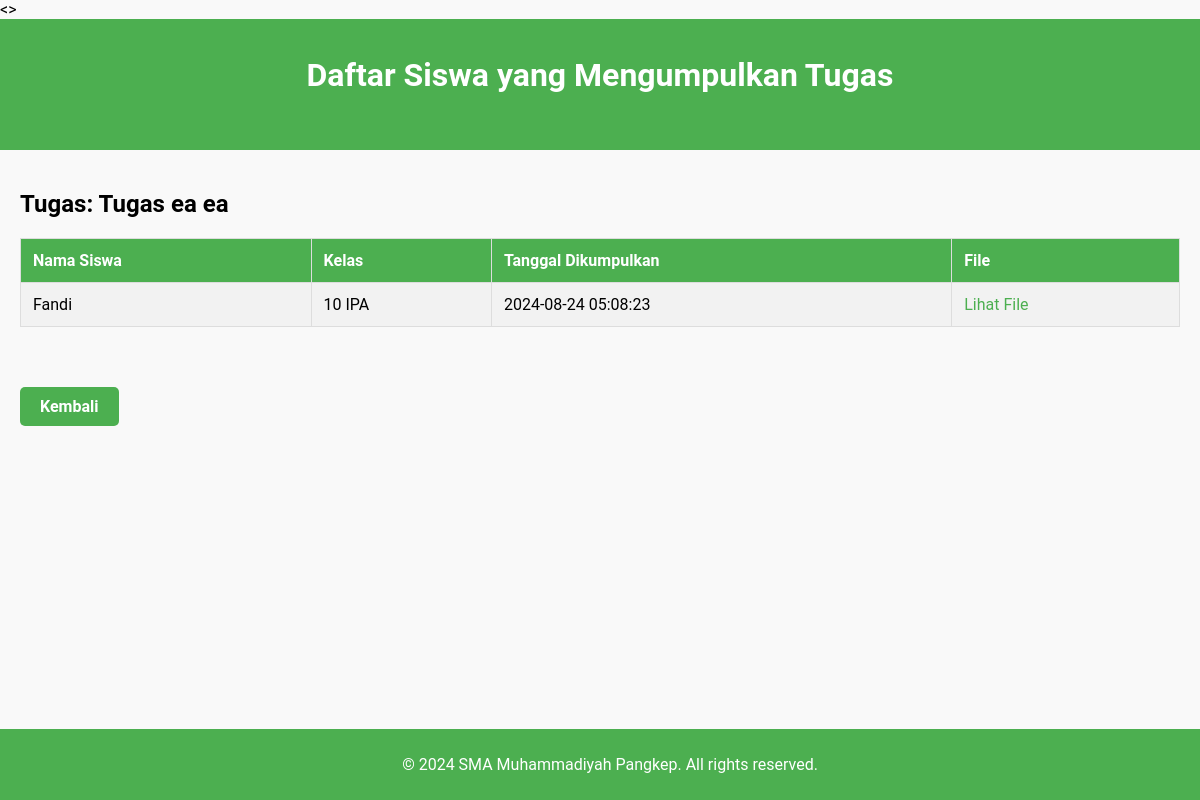
The page /Guru/daftar-siswa-kumpul.php (signed in) on the database its author committed.
### tables this page shows
CREATE TABLE `kumpul_tugas` (
  `id` int NOT NULL,
  `task_id` int NOT NULL,
  `student_class` varchar(50) NOT NULL,
  `file_path` varchar(255) NOT NULL,
  `submission_date` timestamp NULL DEFAULT CURRENT_TIMESTAMP,
  `siswa_id` int DEFAULT NULL,
  `student_name` varchar(255) DEFAULT NULL
);

CREATE TABLE `tugas` (
  `id` int NOT NULL,
  `title` varchar(255) NOT NULL,
  `jelas` varchar(255) NOT NULL,
  `description` text,
  `due_date` date DEFAULT NULL,
  `teacher_id` int DEFAULT NULL,
  `subject_id` int DEFAULT NULL
);

### Guru/daftar-siswa-kumpul.php (the view, shortened to what this page needs)
<?php
require_once '../koneksi.php';
$teacher_id = $_SESSION['teacher_id'];
$sql = "SELECT
    kt.task_id,
    t.title AS tugas_title,
    kt.student_name,
    kt.student_class,
    kt.submission_date,
    kt.file_path
FROM
    kumpul_tugas kt
JOIN
    tugas t ON kt.task_id = t.id
JOIN
    subjects s ON t.subject_id = s.id
WHERE
    s.teacher_id = ?
ORDER BY
    t.title ASC, kt.submission_date ASC";
$stmt = $conn->prepare($sql);
$stmt->bind_param("i", $teacher_id);
$stmt->execute();
$result = $stmt->get_result();
?>
<!DOCTYPE html>
<html lang="en">
    <header>
        <h1>Daftar Siswa yang Mengumpulkan Tugas</h1>
    </header>
    <main>
        <?php
        if ($result->num_rows > 0) {
            $current_task = '';
            while ($row = $result->fetch_assoc()) {
                if ($row['tugas_title'] !== $current_task) {
                    $current_task = $row['tugas_title'];
                    echo '<h2>' . htmlspecialchars('Tugas: ' . $current_task) . '</h2>';
                    echo '<table>';
                    echo '<tr><th>Nama Siswa</th><th>Kelas</th><th>Tanggal Dikumpulkan</th><th>File</th></tr>';
                }
                echo '<tr>';
                echo '<td>' . htmlspecialchars($row['student_name']) . '</td>';
                echo '<td>' . htmlspecialchars($row['student_class']) . '</td>';
                echo '<td>' . htmlspecialchars($row['submission_date']) . '</td>';
                echo '<td><a href="' . htmlspecialchars($row['file_path']) . '" class="file-link" target="_blank">Lihat File</a></td>';
                echo '</tr>';
            }
            echo '</table>';
        } else {
            echo '<p>Tidak ada siswa yang telah mengumpulkan tugas.</p>';
        }
        ?>
        <a href="takes-guru.php" class="back-btn">Kembali</a>
    </main>
    <footer>
        <p>&copy; 2024 SMA Muhammadiyah Pangkep. All rights reserved.</p>
    </footer>
</body>
</html>

### Guru/daftar-siswa-kumpul.php (style rules this page uses)
header { background-color: #4CAF50; color: white; padding: 1rem; text-align: center; }
main { padding: 20px; max-width: 1200px; margin: 0 auto; }
h1 { text-align: center; margin-bottom: 40px; }
table { width: 100%; border-collapse: collapse; margin-bottom: 40px; }
table, th, td { border: 1px solid #ddd; }
th, td { padding: 12px; text-align: left; }
th { background-color: #4CAF50; color: white; }
tr:nth-child(even) { background-color: #f2f2f2; }
.file-link { color: #4CAF50; text-decoration: none; }
.back-btn { display: inline-block; padding: 10px 20px; background-color: #4CAF50; color: white; text-decoration: none; border-radius: 5px; font-weight: bold; margin-top: 20px; text-align: center; }
footer { background-color: #4CAF50; color: white; text-align: center; padding: 10px; position: fixed; bottom: 0; width: 100%; }

### rows shown on the page
kumpul_tugas: task.title "Tugas: Tugas ea ea", student_name "Fandi", student_class "10 IPA", submission_date "2024-08-24 05:08:23"
